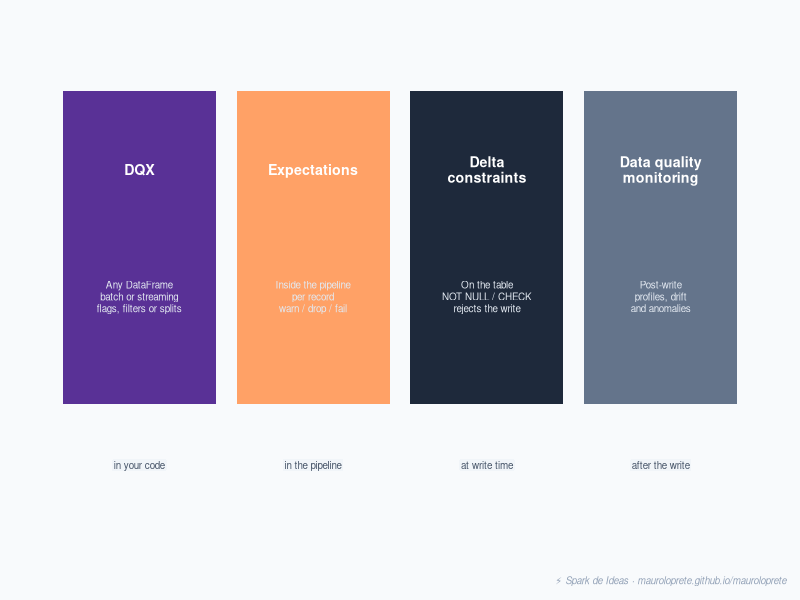

The R script that drew this image:
## ---- chunk 1
#| echo: false
#| warning: false
#| message: false
#| fig-width: 10
#| fig-height: 4
#| fig-align: center
#| fig-cap: "Four quality mechanisms and where each one acts: DQX on the DataFrame in your code, expectations inside the pipeline, Delta constraints when writing to the table, and monitoring after the write."

library(ggplot2)

mecanismos <- data.frame(
  x = c(1, 3.5, 6, 8.5),
  y = 1,
  label = c("DQX", "Expectations", "Delta\nconstraints", "Data quality\nmonitoring"),
  sub = c("Any DataFrame\nbatch or streaming\nflags, filters or splits",
          "Inside the pipeline\nper record\nwarn / drop / fail",
          "On the table\nNOT NULL / CHECK\nrejects the write",
          "Post-write\nprofiles, drift\nand anomalies"),
  color = c("#593196", "#FFA166", "#1e293b", "#64748b"),
  tag = c("in your code", "in the pipeline", "at write time", "after the write")
)

ggplot(mecanismos) +
  geom_tile(aes(x = x, y = y, fill = color),
            width = 2.2, height = 1.8, color = NA, show.legend = FALSE) +
  geom_text(aes(x = x, y = y + 0.45, label = label),
            color = "white", size = 3.6, fontface = "bold", lineheight = 0.9) +
  geom_text(aes(x = x, y = y - 0.28, label = sub),
            color = "#e2e8f0", size = 2.5, lineheight = 1) +
  geom_label(aes(x = x, y = y - 1.25, label = tag),
             fill = "#f1f5f9", color = "#475569", size = 2.5,
             label.padding = unit(0.15, "lines"), label.size = 0) +
  scale_fill_identity() +
  coord_cartesian(xlim = c(-0.3, 9.8), ylim = c(-0.7, 2.2)) +
  labs(caption = "⚡ Spark de Ideas · mauroloprete.github.io/mauroloprete") +
  theme_void() +
  theme(plot.background = element_rect(fill = "#f8fafc", color = NA),
        plot.margin = margin(10, 10, 10, 10),
        plot.caption = element_text(color = "#94a3b8", size = 7, hjust = 1, face = "italic"))
